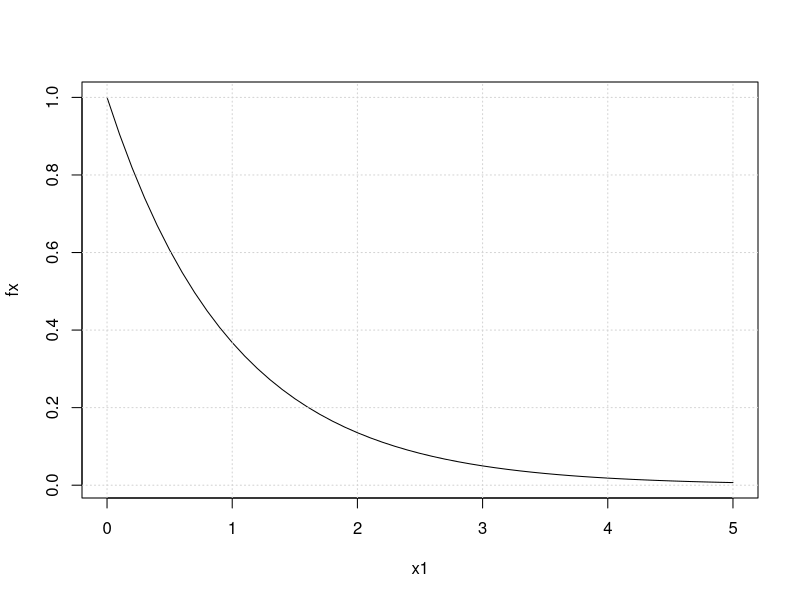
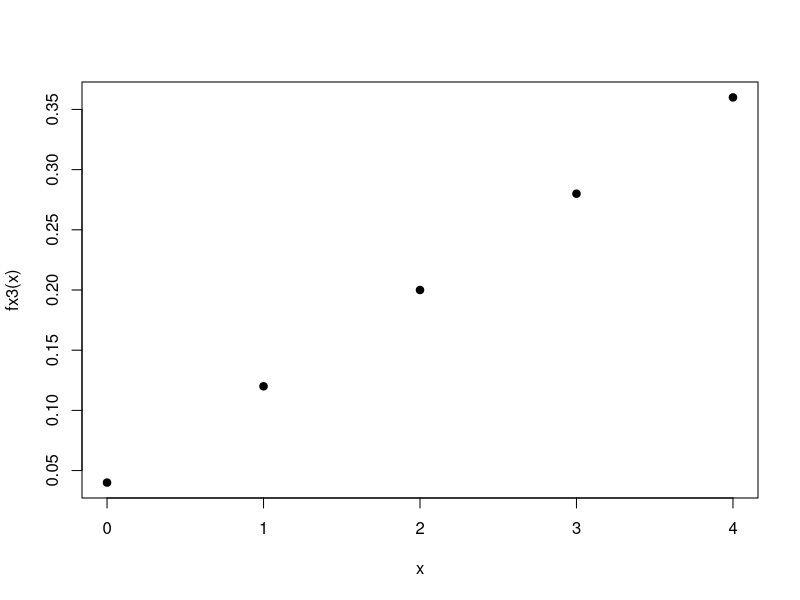
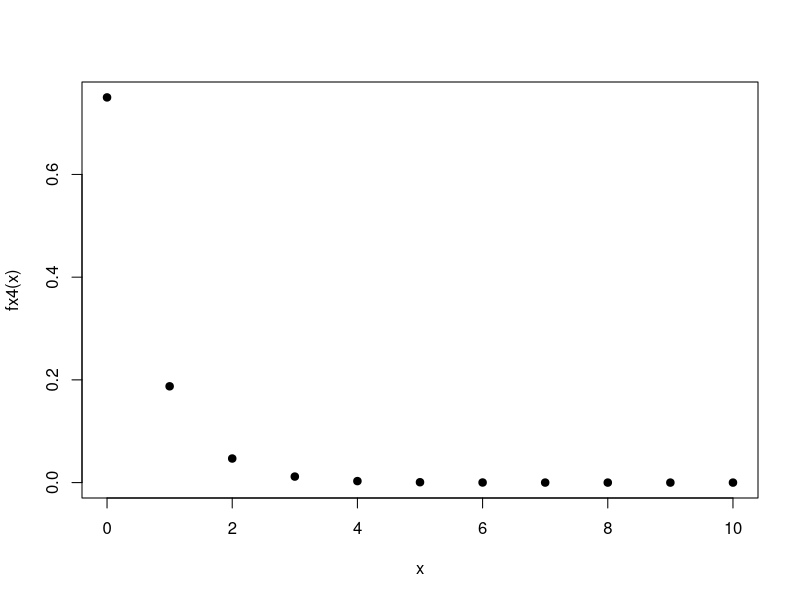

Write the R code that produced these figures, in order.
## ---- chunk 1
knitr::opts_chunk$set(echo = TRUE)
fx1=function(x){exp(-x)}
Fx2=function(x){2*x}
fx3=function(x){(2*x+1)/25}
fx4=function(x){(3/4)*(1/4)^x}

## ---- chunk 2
fx1=function(x){exp(-x)}
x1=seq(0,5,0.1)
fx=fx1(x1)
plot(x1,fx, type="l")
grid()
integrate(fx1,0,Inf)
## ---- chunk 3
integrate(fx1,1,Inf)
## ---- chunk 4
fxx=function(x){x*exp(-x)}
integrate(fxx,0,Inf)
## ---- chunk 5
fxx=function(x){x*exp(-x)}
Ex=integrate(fxx,0,Inf)

fxx=function(x){x^2*exp(-x)}
Ex2=integrate(fxx,0,Inf)

Vx=Ex2$value-Ex$value^2
Vx
## ---- chunk 6
fx3=function(x){(2*x+1)/25}
x=0:4
plot(x,fx3(x), pch=19)
sum(fx3(x))
## ---- chunk 7
x=0:10
plot(x,fx4(x), pch=19)
